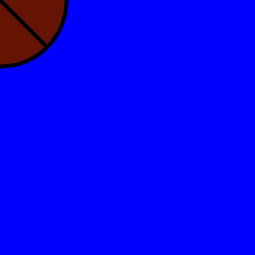
Frame 1 (no input)
Frame 60 (the mouse pressed at the canvas centre just before this capture): identical to frame 1, image omitted
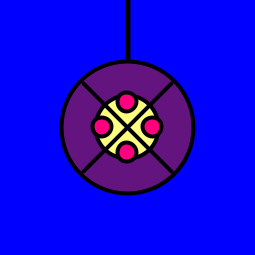
Frame 120 (the mouse held since frame 60 and released just before this capture)

The Processing sketch that drew these frames (run headless with seeded random() and noise(); from frame 60 on, the mouse is pressed at the canvas centre):

// Processing sketch: processing_181775
// ── processing_181775.pde

float mida=44;
float petals=25;

void setup() {
  size (255, 255);
}

void draw () { 
  background (0, 0, 255); 
  stroke(0, 0, 0);
  
  //linia vertical
  rect(mouseX, mouseY, 1, -mouseY);

  //cercle mes gran
  stroke(0);
  strokeWeight(4);
  fill(100,20,mouseX);
  ellipse(mouseX, mouseY, mida*3, mida*3);

  //cercle central
  stroke(0);
  fill(255, 255, mouseX);
  ellipse(mouseX, mouseY, mouseY*0.5, mouseY*0.5);

  //X
  line(mouseX+mida, mouseY+mida, mouseX-mida, mouseY-mida);
  line(mouseX-mida, mouseY+mida, mouseX+mida, mouseY-mida);

  //cercles petits
  fill(255, 0, mouseX);
  ellipse(mouseX-petals, mouseY, mouseY*0.15, mouseY*0.15);
  ellipse(mouseX+petals, mouseY, mouseY*0.15, mouseY*0.15);
  ellipse(mouseX, mouseY-petals, mouseY*0.15, mouseY*0.15);
  ellipse(mouseX, mouseY+petals, mouseY*0.15, mouseY*0.15);
}
